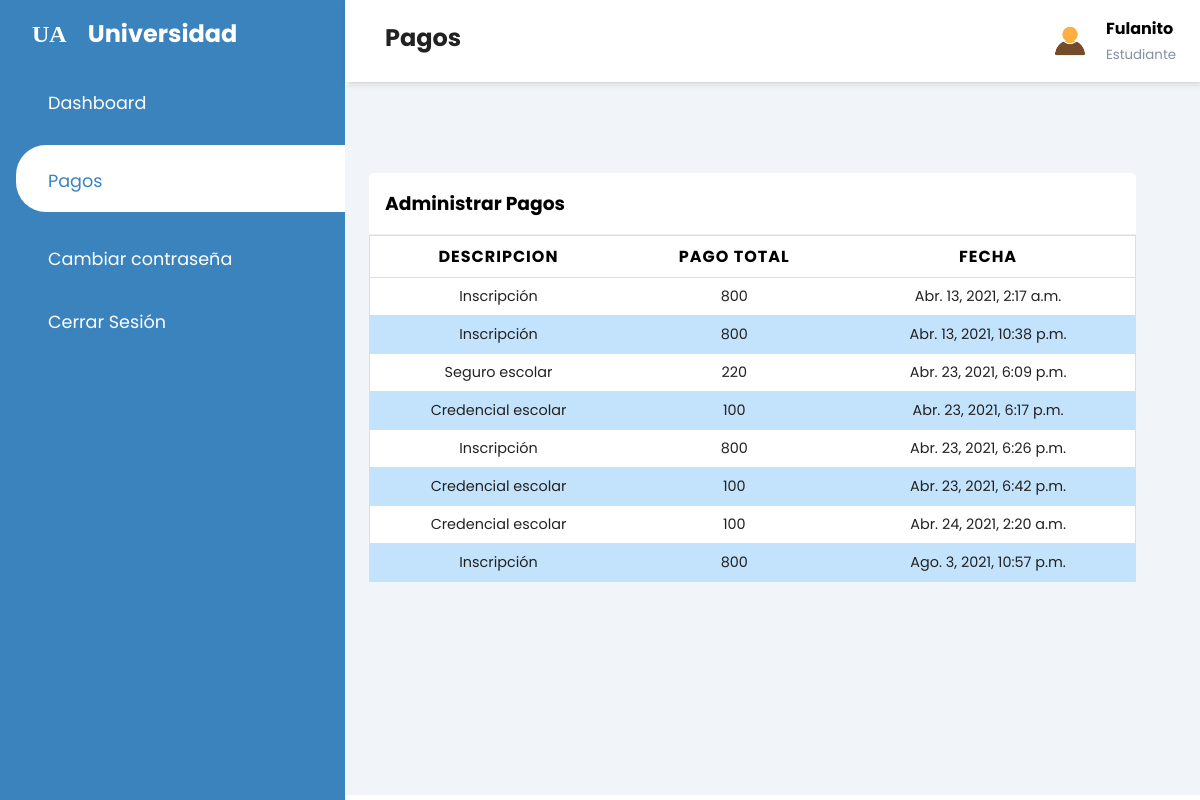
Page /student/pagos/ (signed in) on the committed database.
### pagos/models.py (models this page shows, shortened)
class Alumno(models.Model):
    ESTATUS = (
			('Activo', 'Activo'),
			('Baja', 'Baja'),
            ('Graduado', 'Graduado'),
			)
    matricula = models.CharField(max_length=100, primary_key=True)
    user = models.OneToOneField(User, null=True, blank=True, on_delete=models.CASCADE)
    email = models.CharField(max_length=100,null=True, blank=True)
    nombre = models.CharField(max_length=100,null=True, blank=True)
    apellido = models.CharField(max_length=150, null=True, blank=True)
    direccion = models.CharField(max_length=100, null=True, blank=True)
    telefono = models.CharField(max_length=12, null=True, blank=True)
    clave_carrera = models.ForeignKey(Carrera, null=True, blank=True, on_delete=models.CASCADE)
    clave_plantel = models.ForeignKey(Plantel, null=True, blank=True, on_delete=models.CASCADE)
    estatus = models.CharField(max_length=100, choices=ESTATUS, default=ESTATUS[0][0])

class Tramite(models.Model):
    ESTADO = (
			('Completado', 'Completado'),
			('En Progreso', 'En Progreso'),
            ('Deuda', 'Deuda'),
			)
    clave_alumno = models.ForeignKey(Alumno, null=True, blank=True, on_delete=models.CASCADE)
    clave_pago = models.ForeignKey(Pago, null=True, blank=True, on_delete=models.CASCADE)
    fecha_tramitado = models.DateTimeField(auto_now_add=True, null=True)
    encargado_tramite = models.ForeignKey(Finanza, null=True, blank=True, on_delete=models.CASCADE)
    pago_parcial = models.CharField(max_length=100)
    proximo_pago = models.DateField(auto_now_add=False, null=True, blank=True)
    monto_adeudo = models.IntegerField(null=True, blank=True)
    estado = models.CharField(max_length=100, choices=ESTADO)

class Pago(models.Model):
    tipo_pago = models.CharField(max_length=200)
    monto = models.IntegerField(null=True)

### core/decorators.py (the view)
		def wrapper_func(request, *args, **kwargs):
			group = None
			if request.user.groups.exists():
				group = request.user.groups.all()[0].name
			if group in allowed_roles:
				return view_func(request, *args, **kwargs)
			else:
				return HttpResponse('No estás autorizado a ver esta página')

### student/views.py (called while the page is built)
@login_required(login_url='login')
@allowed_users(allowed_roles=['alumnos'])
def pagos(request):
    perfil = request.user.alumno
    pagos = Tramite.objects.filter(clave_alumno=perfil.matricula)
    return render(request, 'student/pagos.html',{'perfil':perfil, 'pagos':pagos})

### student/templates/student/pagos.html (shortened to what this page needs)
{% extends 'core/base_student.html' %}
{% load static %}
{% block titleheader %}Pagos{% endblock %}
{% block content %}
<div class="recent-grid">
	<div class="projects">
		<div class="card">
			<div class="card-header">
				<h3>Administrar Pagos</h3>
			</div>
			<div class="card-body">
				<div class="table-responsive">
					{% if pagos %}
					<table width="100%">
						<thead>
							<tr>
								<th>Descripcion</th>
								<th>Pago Total</th>
								<th>Fecha</th>
							</tr>
						</thead>
							<tbody>
								{% for i in pagos %}
								{% if i.estado == "Completado" %}
								<tr>
									<td data-label="Descripcion:" >{{i.clave_pago.tipo_pago}}</td>
									<td data-label="Pago Total:" >{{i.clave_pago.monto}}</td>
									<td data-label="Fecha pago:" >{{i.fecha_tramitado}}</td>
								</tr>
								{% endif %}
								{% endfor %}
							</tbody>
					</table>
					{% else %}
					<h4>No Tienes Ningun Pago</h4>
					{% endif %}
				</div>
			</div>
		</div>
	</div>
{% endblock %}

### core/templates/core/base_student.html (shortened to what this page needs)
{% load static %}
{% load pwa %}
<!DOCTYPE html>
<html lang="en">
<head>
    <link rel = "stylesheet" href = "https://maxst.icons8.com/vue-static/landings/line-awesome/line-awesome/1.3.0/css/line-awesome.min.css" >
    <link rel="stylesheet" href="{% static 'core/css/style.css' %}">
    <link rel="stylesheet" href="{% static 'core/css/tablas.css' %}">
    <link rel="stylesheet" href="{% static 'core/css/toast.css' %}">
</head>
<body>
    <div class="sidebar">
        <div class="sidebar-brand">
            <h2>
                <span>UA</span>
                <span>Universidad</span>
            </h2>
        </div>
        <div class="sidebar-menu">
            <ul>
                <li>
                    <a href="{% url 'home_student' %}" class="{% if request.path == '/student/' %}active{% endif %}">
                        <span class="las la-igloo"></span>
                        <span>Dashboard</span>
                    </a>
                </li>
                <li>
                    <a href="{% url 'pagos_student' %}" class="{% if request.path == '/student/pagos/' %}active{% endif %}">
                        <span class="las la-clipboard-list"></span>
                        <span>Pagos</span>
                    </a>
                </li>
                <li>
                    <a href="{% url 'password_student' %}" class="{% if request.path == '/student/reset_password/' %}active{% endif %}">
                        <span class="las la-user-circle"></span>
                        <span>Cambiar contraseña</span>
                    </a>
                </li>
                <li>
                    <a href="{% url 'logout' %}">
                        <span class="la la-sign-out"></span>
                        <span>Cerrar Sesión</span>
                    </a>
                </li>
            </ul>
        </div>
    </div>
    <div class="main-content">
        <header>
            <h2>
                <label for="nav-toggle">
                    <span class="las la-bars"></span>
                </label>
                {% block titleheader %} {% endblock %}
            </h2>
            <div class="user-wrapper">
                <img src="{% static 'core/img/avatar.jpg' %}" width="40px" height="40px" alt="">
                <div>
                    <h4>{{perfil.nombre}}</h4>
                    <small>Estudiante</small>
                </div>
            </div>
        </header>
        <main>
          {% block content %}{% endblock %}
        </main>
    </div>
</body>
</html>

### core/static/core/css/style.css (style rules this page uses)
* { padding: 0; margin: 0; box-sizing: border-box; list-style-type: none; text-decoration: none; font-family: 'Poppins', sans-serif; }
.sidebar { width: 345px; position: fixed; left: 0; top: 0; height: 100%; background: var(--main-color); z-index: 100; transition: width 300ms; }
.sidebar-brand { height: 90; padding: 1rem 0rem 1rem 2rem; color: white; }
.sidebar-brand span { display: inline-block; padding-right: 1rem; }
.sidebar-brand span:first-child { font-family: fantasy; font-size: 1.5rem; }
.sidebar-menu { margin-top: 1rem; }
.sidebar-menu li { width: 100%; margin-bottom: 1.7rem; padding-left: 1rem; }
.sidebar-menu a { padding-left: 1rem; display: block; color: #fff; font-size: 1.1rem; }
.sidebar-menu a.active { background: #fff; padding-top: 1rem; padding-bottom: 1rem; color: var(--main-color); border-radius: 30px 0px 0px 30px; }
.sidebar-menu a span:first-child { font-size: 1.5rem; padding-right: 1rem; }
.main-content { transition: margin-left 300ms; margin-left: 345px; }
header { background: #fff; display: flex; justify-content: space-between; padding: 1rem 1.5rem; box-shadow: 2px 2px 5px rgba(0, 0, 0, 0.2); position: fixed; left: 345px; width: calc(100% - 345px); top: 0; z-index: 100; transition: left 300ms; }
header h2 { color: #222; }
header label span { font-size: 1.7rem; padding-right: 1rem; }
.user-wrapper { display: flex; align-items: center; }
.user-wrapper img { border-radius: 50%; margin-right: 1rem; }
.user-wrapper small { display: inline-block; color: var(--text-grey); }
main { margin-top: 85px; padding: 2rem 1.5rem; background: #f1f5f9; min-height: calc(100vh - 90px); }
.recent-grid { margin-top: 3.5rem; display: grid; grid-gap: 2rem; grid-template-columns: 95% auto; }
.card { background: #fff; border-radius: 5px; }
.card-header { padding: 1rem; }
.card-header { display: flex; justify-content: space-between; align-items: center; border-bottom: 1px solid #f0f0f0; }
table { border-collapse: collapse; }
thead tr { border-top: 1px solid #f0f0f0; border-bottom: 1px solid #f0f0f0; }
td { padding: .5rem 1rem; font-size: .9rem; color: #222; }
.table-responsive { width: 100%; overflow-x: auto; }

### core/static/core/css/tablas.css (style rules this page uses)
table { border: 1px solid #ccc; width: 100%; margin: 0; padding: 0; border-collapse: collapse; border-spacing: 0; }
table tr { border: 1px solid #ddd; padding: 5px; }
table tr:nth-child(even) { background-color: var(--color-blue); }
table td, table th { padding: 8px; text-align: center; }
table th { text-transform: uppercase; font-family: 18px; letter-spacing: 1px; }

### core/static/core/css/config.css (style rules this page uses)
:root { --main-color: #3B83BD; --color-dark: #1D2231; --text-grey: #8390A2; --color-blue: #C3E3FD; --color-hover: #C9E9FC; }

### rows in the picture
Alumno: nombre "Fulanito"
Tramite: clave_pago.tipo_pago "Inscripción", clave_pago.monto "800", fecha_tramitado "Abr. 13, 2021, 2:17 a.m."
Tramite: clave_pago.tipo_pago "Inscripción", clave_pago.monto "800", fecha_tramitado "Abr. 13, 2021, 10:38 p.m."
Tramite: clave_pago.tipo_pago "Seguro escolar", clave_pago.monto "220", fecha_tramitado "Abr. 23, 2021, 6:09 p.m."
Tramite: clave_pago.tipo_pago "Credencial escolar", clave_pago.monto "100", fecha_tramitado "Abr. 23, 2021, 6:17 p.m."
Tramite: clave_pago.tipo_pago "Inscripción", clave_pago.monto "800", fecha_tramitado "Abr. 23, 2021, 6:26 p.m."
Tramite: clave_pago.tipo_pago "Credencial escolar", clave_pago.monto "100", fecha_tramitado "Abr. 23, 2021, 6:42 p.m."
Tramite: clave_pago.tipo_pago "Credencial escolar", clave_pago.monto "100", fecha_tramitado "Abr. 24, 2021, 2:20 a.m."
Tramite: clave_pago.tipo_pago "Inscripción", clave_pago.monto "800", fecha_tramitado "Ago. 3, 2021, 10:57 p.m."
